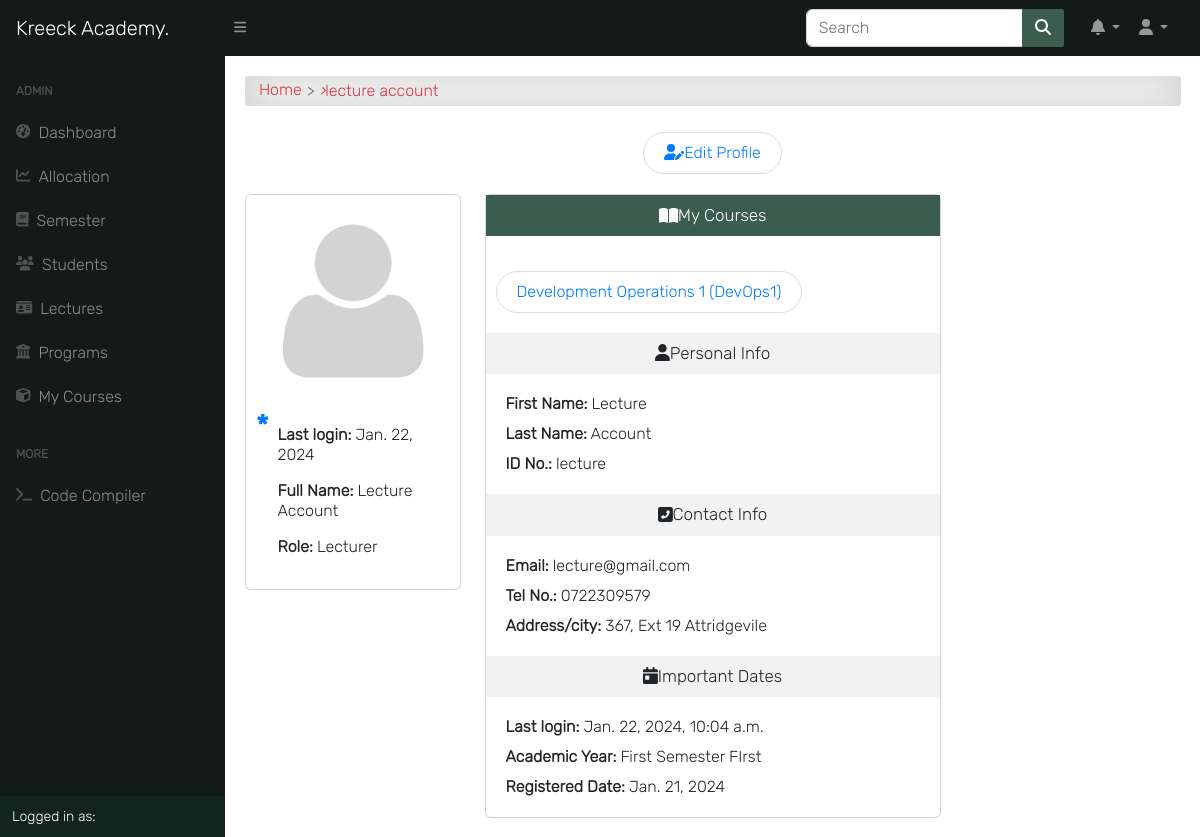
Page /auth/profile/2/detail/ (signed in) on the earlier database version.
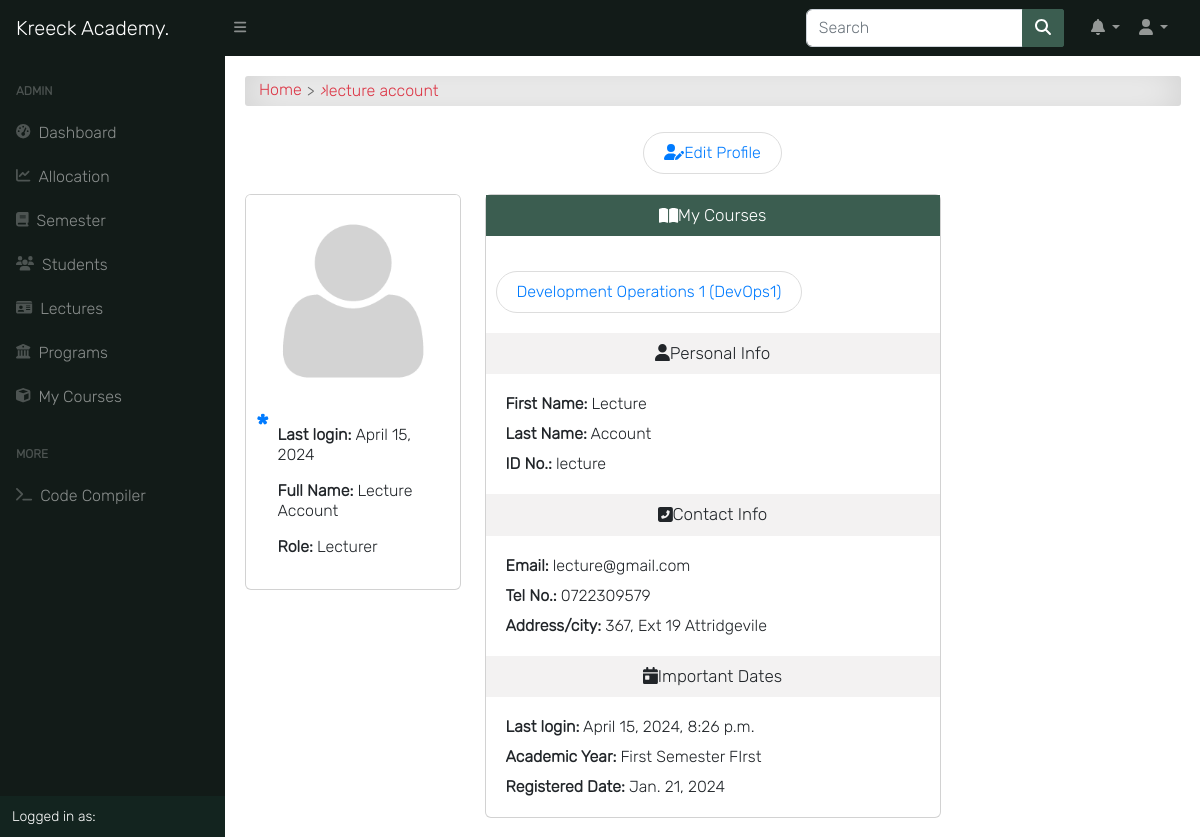
Same page on the later database version.
### accounts/models.py (models this page shows, shortened)
class User(AbstractUser):
    is_student = models.BooleanField(default=False)
    is_lecturer = models.BooleanField(default=False)
    is_parent = models.BooleanField(default=False)
    is_dep_head = models.BooleanField(default=False)
    phone = models.CharField(max_length=60, blank=True, null=True)
    address = models.CharField(max_length=60, blank=True, null=True)
    picture = models.ImageField(upload_to='profile_pictures/%y/%m/%d/', default='default.png', null=True)
    email = models.EmailField(blank=True, null=True)
    username_validator = ASCIIUsernameValidator()
    objects = UserManager()
    @property
    def get_full_name(self):
        full_name = self.username
        if self.first_name and self.last_name:
            full_name = self.first_name + " " + self.last_name
        return full_name
    @property
    def get_user_role(self):
        if self.is_superuser:
            return "Admin"
        elif self.is_student:
            return "Student"
        elif self.is_lecturer:
            return "Lecturer"
        elif self.is_parent:
            return "Parent"

### accounts/views.py (the view, shortened to what this page needs)
# urls.py: path('profile/<int:id>/detail/', profile_single, name='profile_single'),
@login_required
@admin_required
def profile_single(request, id):
    if request.user.id == id:
        return redirect("/profile/")
    current_session = get_object_or_404(Session, is_current_session=True)
    current_semester = get_object_or_404(Semester, is_current_semester=True, session=current_session)
    user = User.objects.get(pk=id)
    if user.is_lecturer:
        courses = Course.objects.filter(allocated_course__lecturer__pk=id).filter(semester=current_semester)
        context = {
            'title': user.get_full_name,
            "user": user,
            "user_type": "Lecturer",
            "courses": courses,
            'current_session': current_session,
            'current_semester': current_semester,
        }
        return render(request, 'accounts/profile_single.html', context)

### app/models.py (called while the page is built)
    def __str__(self):
        return self.session

    def __str__(self):
        return self.semester

### course/models.py (called while the page is built)
    def __str__(self):
        return "{0} ({1})".format(self.title, self.code)

    def get_absolute_url(self):
        return reverse('course_detail', kwargs={'slug': self.slug})

### templates/accounts/profile_single.html (shortened to what this page needs)
{% extends 'base.html' %}
{% load static %}
{% load i18n %}
{% block content %}
<div id="input-nav"><a href="{% url 'home' %}" class="primary1">Home</a> <i>&rsaquo;</i> {{ user.get_full_name }}</div>
{% if request.user.is_superuser %}
<div class="btn-flex">
    {% if user.is_lecturer %}
    <a class="edit-btn" href="{% url 'staff_edit' pk=user.id %}">
        <i class="fas fa-user-edit"></i><span class="mobile-hide">Edit Profile</span>
    </a>
    {% endif %}
</div>
{% endif %}
<div class="row justify-content-between">
    <div class="col-md-3 mx-auto">
        <div class="card">
            {% if request.user.is_authenticated %}
                {% if not request.user.is_lecturer %}
                    <img src="{{ user.picture.url }}" class="dashboard-img" onload="cacheProfilePicture(this);">
                {% else %}
                    <img src="{{ user.picture.url }}" class="dashboard-img">
                {% endif %}
            {% endif %}
            <div class="program-description">
                <p><strong>Last login: </strong>{{ user.last_login|date }}</p>
                <p><strong>Full Name: </strong>{{ user.get_full_name|title }}</p>
                <p><strong>Role: </strong>
                    {{ user.get_user_role }}
                </p>
            </div>
        </div>
    </div>
    <div class="col-md-6">
        <div class="card">
            {% if user.is_lecturer %}
            <p class="form-title"><i class="fas fa-book-open"></i>My Courses</p>
            <div class="dashboard-description">
                {% if courses %}
                    <div class="flex">
                        {% for course in courses %}
                            <div class="flex"><a class="edit-btn" href="{{ course.get_absolute_url }}">{{ course }}</a></div>
                        {% endfor %}
                    </div>
                {% else %}
                        <div class="text-danger"><i class="far fa-frown"></i>No courses!</div>
                {% endif %}
            </div>
            {% endif %}
            <p class="title-info"><i class="fas fa-user"></i>Personal Info</p>
            <div class="dashboard-description">
                <p><strong>First Name:</strong> {{ user.first_name|title }}</p>
                <p><strong>Last Name:</strong> {{ user.last_name|title }}</p>
                <p><strong>ID No.:</strong> {{ user.username }}</p>
            </div>
            <p class="title-info"><i class="fas fa-phone-square-alt"></i>Contact Info</p>
            <div class="dashboard-description">
                <p><strong>Email:</strong> {{ user.email }}</p>
                <p><strong>Tel No.:</strong> {{ user.phone }}</p>
                <p><strong>Address/city:</strong> {{ user.address }}</p>
            </div>
            <p class="title-info"><i class="fa fa-calendar-day"></i>Important Dates</p>
            <div class="dashboard-description">
                <p><strong>Last login:</strong> {{ user.last_login }}</p>
                <p><strong>Academic Year:</strong> {{ current_semester }} Semester {{ current_session }}</p>
                <p><strong>Registered Date:</strong> {{ user.date_joined|date }}</p>
            </div>
        </div>
    </div>
    <div class="col-md-3 mx-auto"></div>
</div>
{% endblock content %}

Differences in the rows shown:
changed User "lecture account": last_login "Jan. 22, 2024" → "April 15, 2024"; last_login "Jan. 22, 2024, 10:04 a.m." → "April 15, 2024, 8:26 p.m."
